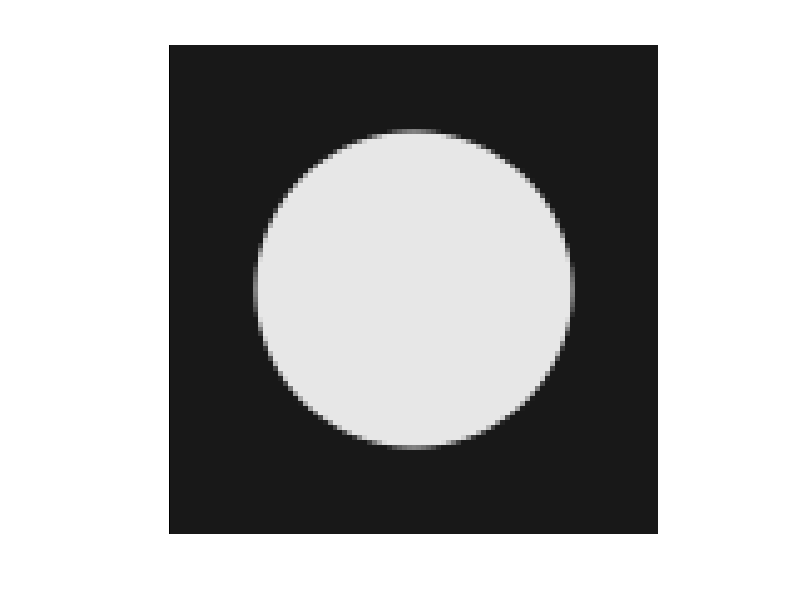
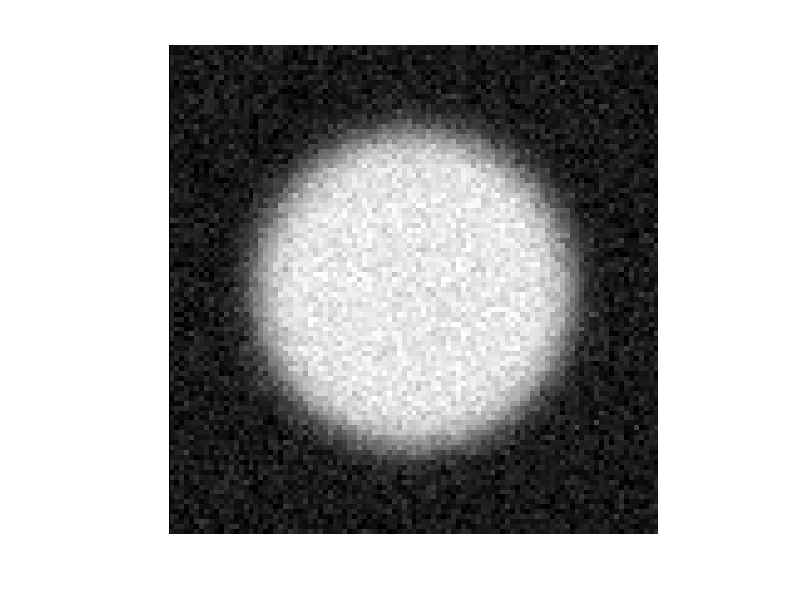
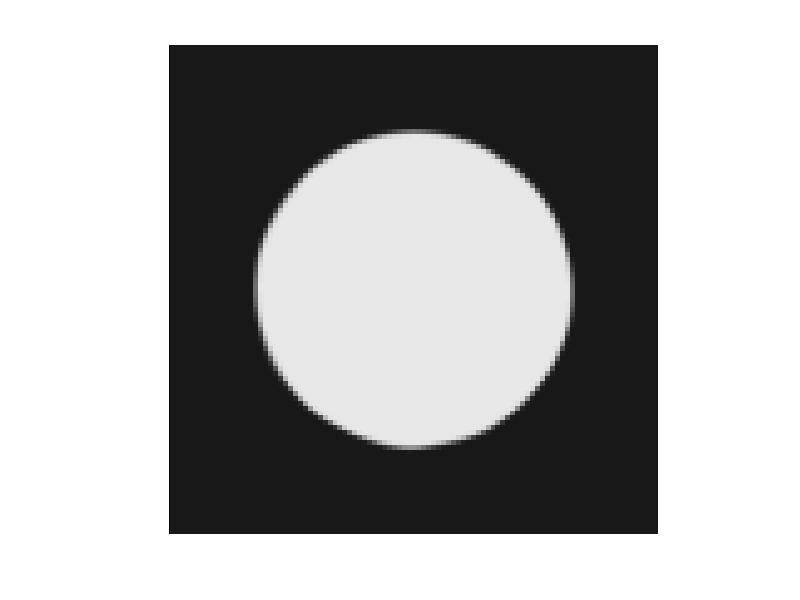
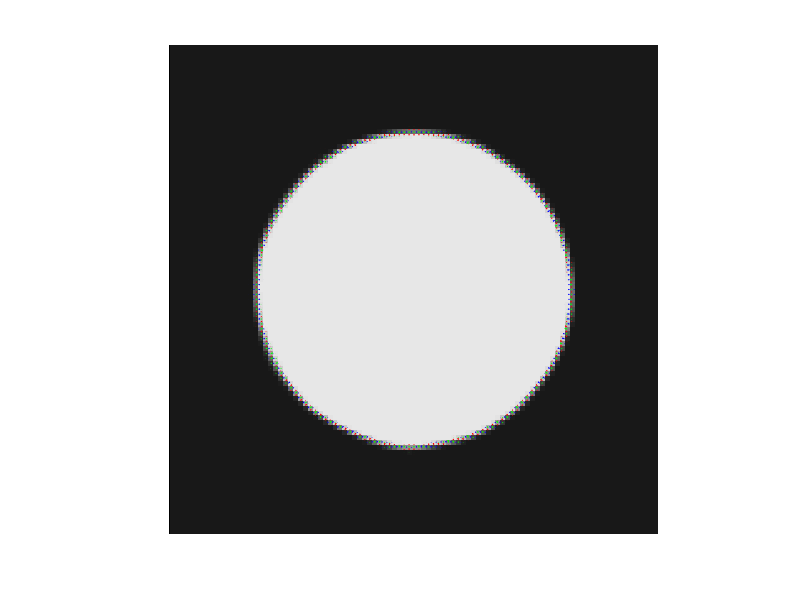

Recreate these plots in MATLAB, in order. (Note: this script raises an error after producing the figures.)
function main 	
	
	Nbiter= 4000;
	lambda = 0.1; 
	mu = 3; 
	tau = 0.99/(8+mu);
	gamma = 0.99/3;
	blurfilter = exp(-(-3:0.2:3).^2);
	blurfilter = blurfilter/sum(blurfilter);
	% sqrt(sum(blurfilter.*(-15:15).^2)) -> std. dev. 3.5351
	noiselevel = 0.05; % std. dev. of the noise added to the blurred image
	
	% cell-average sampling approximated by point sampling on a 16x larger grid followed by downsampling
	S=99;
	y = zeros(S*16,S*16);
	[n1,n2]=meshgrid(1:S*16,1:S*16);
	y=((n1-S*8-1/2).^2+(n2-S*8-1/2).^2<=(32*16)^2);
	y=(y(1:2:end,1:2:end)+y(2:2:end,1:2:end)+y(1:2:end,2:2:end)+y(2:2:end,2:2:end))/4;
	y=(y(1:2:end,1:2:end)+y(2:2:end,1:2:end)+y(1:2:end,2:2:end)+y(2:2:end,2:2:end))/4;
	y=(y(1:2:end,1:2:end)+y(2:2:end,1:2:end)+y(1:2:end,2:2:end)+y(2:2:end,2:2:end))/4;
	y=(y(1:2:end,1:2:end)+y(2:2:end,1:2:end)+y(1:2:end,2:2:end)+y(2:2:end,2:2:end))/4;
	y = y*0.8+0.1;
	xref = y;
	figure(1);
	imshow(y);
	colormap gray
	imwrite(y,'reference.tif');
	
	opblur = @(x) imfilter(imfilter(x,blurfilter,'symmetric'),blurfilter','symmetric');
	% blur with symmetric boundary conditions. opblur is self-adjoint	
	rng(100);
	noise = randn(size(y));
	noise = noise/norm(noise,'fro')*sqrt(numel(noise))*noiselevel; % noise of std. dev. 0.1
	y = opblur(y)+noise;
	figure(2);
	imshow(y);
	colormap gray
	imwrite(y,'y.tif');	
	
	opD = @(x) cat(3,[diff(x,1,1);zeros(1,size(x,2))],[diff(x,1,2) zeros(size(x,1),1)]);
	opDadj = @(u) -[u(1,:,1);diff(u(:,:,1),1,1)]-[u(:,1,2) diff(u(:,:,2),1,2)];	
	prox_mu_gamma_g = @(t) t-bsxfun(@rdivide, t, max(sqrt(sum(t.^2,3))/(lambda*mu*gamma),1));
	
	x = y;
	u = zeros([size(x) 2]);
	v = zeros([size(x) 2 3]);
	tmp = opD(x);
	v(:,:,1,1) = tmp(:,:,1);
	v(:,:,2,2) = tmp(:,:,2);
	fprintf('0 %f\n',sum(sum((opblur(x)-y).^2))/2+lambda*sum(sum(sum(sqrt(sum(v.^2,3))))));
	for iter = 1:Nbiter
		x = x-tau*opDadj(opD(x)-opLadj(v)+mu*u)-tau*mu*opblur(opblur(x)-y);
		v = prox_mu_gamma_g(v+gamma*opL(opD(x)-opLadj(v)+mu*u));
		u = u+(opD(x)-opLadj(v))/mu;
		if mod(iter,40)==0
			%we display the primal cost value
			fprintf('%d %f\n',iter,sum(sum((opblur(x)-y).^2))/2+lambda*sum(sum(sum(sqrt(sum(v.^2,3))))));
			figure(3);
			imshow(x);
			colormap flag
			drawnow
		end
	end
	figure(3);
	imshow(x);
	colormap gray
	imwrite(x,'x_proposed.tif');
	fprintf('restoration error: %f\n',norm(x-xref,'fro')); %=1.48
	
	fig4=figure(4);
	imshow(x);
	colormap gray
	hold on
	[n1,n2]=meshgrid(1:S,1:S);
	quiver(n1,n2+0.5,v(:,:,2,1),v(:,:,1,1),0,'r');
	quiver(n1+0.5,n2,v(:,:,2,2),v(:,:,1,2),0,'b');
	quiver(n1,n2,v(:,:,2,3),v(:,:,1,3),0,'g');
	truesize(fig4,[S*4,S*4]);
end


function t = opL(u)
	[height,width,d]=size(u);
	t=zeros(height,width,2,3);
	t(:,:,1,1)=u(:,:,1); 
	t(1:end-1,2:end,2,1)=(u(2:end,1:end-1,2)+u(1:end-1,1:end-1,2)+u(2:end,2:end,2)+u(1:end-1,2:end,2))/4; 			t(1:end-1,1,2,1)=(u(1:end-1,1,2)+u(2:end,1,2))/4; 
	t(:,:,2,2)=u(:,:,2);
	t(2:end,1:end-1,1,2)=(u(2:end,1:end-1,1)+u(1:end-1,1:end-1,1)+u(2:end,2:end,1)+u(1:end-1,2:end,1))/4; 
	t(1,1:end-1,1,2)=(u(1,1:end-1,1)+u(1,2:end,1))/4; 	
	t(2:end,:,1,3) = (u(2:end,:,1)+u(1:end-1,:,1))/2; 
	t(1,:,1,3) = u(1,:,1)/2;
	t(:,2:end,2,3) = (u(:,2:end,2)+u(:,1:end-1,2))/2; 
	t(:,1,2,3) = u(:,1,2)/2;
end

function u = opLadj(t)
	[height,width,d,c]=size(t);
	u=zeros(height,width,2);
	u(1:end-1,2:end,1)=t(1:end-1,2:end,1,1)+(t(1:end-1,2:end,1,2)+t(1:end-1,1:end-1,1,2)+...
	t(2:end,2:end,1,2)+t(2:end,1:end-1,1,2))/4+(t(1:end-1,2:end,1,3)+t(2:end,2:end,1,3))/2;
	u(1:end-1,1,1)=t(1:end-1,1,1,1)+(t(1:end-1,1,1,2)+t(2:end,1,1,2))/4+...
	(t(1:end-1,1,1,3)+t(2:end,1,1,3))/2;
	u(2:end,1:end-1,2)=t(2:end,1:end-1,2,2)+(t(2:end,1:end-1,2,1)+t(1:end-1,1:end-1,2,1)+...
	t(2:end,2:end,2,1)+t(1:end-1,2:end,2,1))/4+(t(2:end,1:end-1,2,3)+t(2:end,2:end,2,3))/2;
	u(1,1:end-1,2)=t(1,1:end-1,2,2)+(t(1,1:end-1,2,1)+t(1,2:end,2,1))/4+...
	(t(1,1:end-1,2,3)+t(1,2:end,2,3))/2;
end
	
	